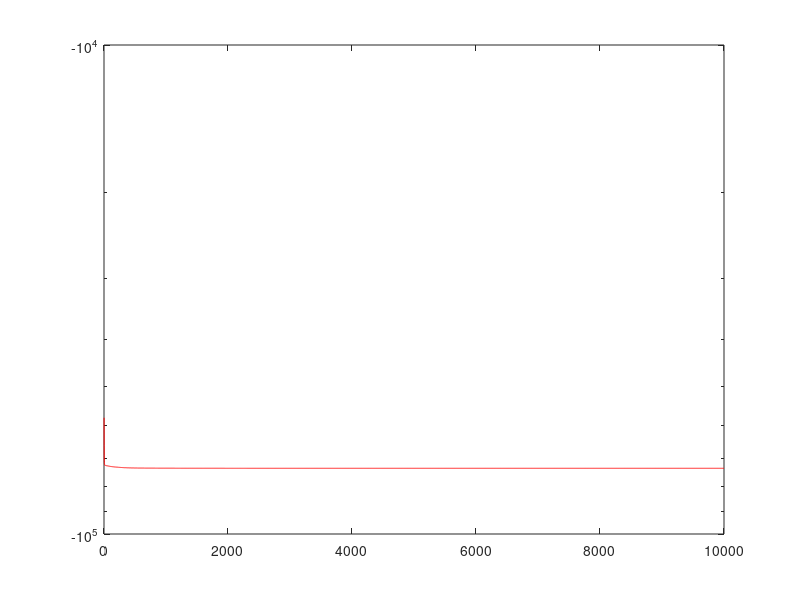

Source code (MATLAB):
clc;clear;close all;

rng(1)
m = 100;  % The number of data (row)
n = 500;  % The number of variables (column)
A = normrnd(0,1,[m,n]); % generate data
b = normrnd(0,25,[m,1]);

%x_1 = (A'*A)^(-1)*A'*b;
x_0 = zeros(n,1);
x_0(1) = 25;
%% FISTA
la = 4;
K = 10000;
L1 = max(eig(A' * A));
x0 = randn(n,1);
x_k1 = x0;
y_k1 = x0;
f_fista = zeros(K,1);
err_fista = zeros(K,1);
z = x0;
t1 = 1;
fopt = 1/2 * norm(A * x_0 - b)^2 + la * norm(x_0,1);

for i = 1: K
    z = (y_k1 - L1^-1 * A' * (A * y_k1 - b));
    x_k2 = max(abs(z) - la * L1^-1, 0) .* sign(z);
    t2 = (1 + sqrt(1 + 4 * t1^2)) / 2;
    y_k2 = x_k1 + (t1 - 1) * t2^-1 * (x_k2 - x_k1);
    f_fista(i) = 0.5 * norm(A * x_k1 - b, 2)^2 + la * norm(x_k1, 1);
    err_fista(i) = f_fista(i) - fopt;
    t1 = t2;
    x_k1 = x_k2;
    y_k1 = y_k2;
end

%% ISTA
rng(1)
L2 = norm(A)^2;
t = 1/L2;
%
f_ista = zeros(K,1);
err_ista = zeros(K,1);

for i = 1:K
    x0 = max(abs(x0 - t * A' * (A * x0-b))-la * t,0).*sign(x0-t*A'*(A*x0-b));
    f_ista(i) = 0.5 * norm(A * x0 - b) ^ 2 + la * norm(x0, 1);
    err_ista(i) = f_ista(i) - fopt;   
end
%% graph
semilogy(err_ista,'r')
%legend('FISTA','ISTA')
hold off
%x0
%A'*(A*x0-b)